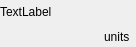
<?xml version="1.0" encoding="UTF-8"?>
<ui version="4.0">
 <class>NamedField</class>
 <widget class="QWidget" name="NamedField">
  <property name="geometry">
   <rect>
    <x>0</x>
    <y>0</y>
    <width>136</width>
    <height>47</height>
   </rect>
  </property>
  <property name="windowTitle">
   <string>NamedField</string>
  </property>
  <layout class="QVBoxLayout" name="verticalLayout_2" stretch="0,1">
   <property name="spacing">
    <number>2</number>
   </property>
   <property name="leftMargin">
    <number>0</number>
   </property>
   <property name="topMargin">
    <number>0</number>
   </property>
   <property name="rightMargin">
    <number>0</number>
   </property>
   <property name="bottomMargin">
    <number>0</number>
   </property>
   <item>
    <layout class="QHBoxLayout" name="horizontalLayout_2" stretch="0,0,1">
     <item>
      <widget class="QLabel" name="nameLabel">
       <property name="minimumSize">
        <size>
         <width>0</width>
         <height>24</height>
        </size>
       </property>
       <property name="text">
        <string>TextLabel</string>
       </property>
       <property name="alignment">
        <set>Qt::AlignLeading|Qt::AlignLeft|Qt::AlignVCenter</set>
       </property>
      </widget>
     </item>
     <item>
      <widget class="QPushButton" name="helpButton">
       <property name="maximumSize">
        <size>
         <width>16777215</width>
         <height>16777215</height>
        </size>
       </property>
       <property name="icon">
        <iconset>
         <normaloff>assets/solar_question-circle-bold-duotone.svg</normaloff>assets/solar_question-circle-bold-duotone.svg</iconset>
       </property>
       <property name="flat">
        <bool>true</bool>
       </property>
      </widget>
     </item>
     <item>
      <spacer name="horizontalSpacer">
       <property name="orientation">
        <enum>Qt::Horizontal</enum>
       </property>
       <property name="sizeHint" stdset="0">
        <size>
         <width>40</width>
         <height>20</height>
        </size>
       </property>
      </spacer>
     </item>
    </layout>
   </item>
   <item>
    <layout class="QHBoxLayout" name="horizontalLayout" stretch="1,0">
     <item>
      <layout class="QVBoxLayout" name="fieldLayout"/>
     </item>
     <item>
      <widget class="QLabel" name="unitsLabel">
       <property name="minimumSize">
        <size>
         <width>32</width>
         <height>0</height>
        </size>
       </property>
       <property name="text">
        <string>units</string>
       </property>
      </widget>
     </item>
    </layout>
   </item>
  </layout>
 </widget>
 <resources/>
 <connections/>
</ui>
